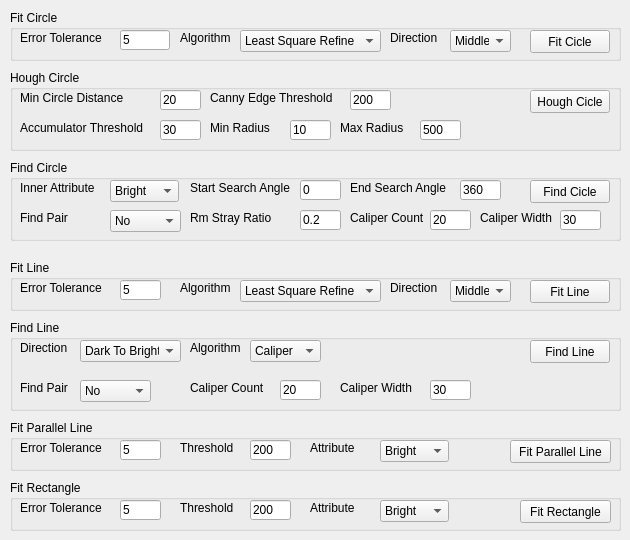
    <widget class="QWidget" name="tabFitting">
     <attribute name="title">
      <string>Fitting</string>
     </attribute>
     <widget class="QGroupBox" name="groupBoxFitCircle">
      <property name="geometry">
       <rect>
        <x>10</x>
        <y>10</y>
        <width>611</width>
        <height>51</height>
       </rect>
      </property>
      <property name="title">
       <string>Fit Circle</string>
      </property>
      <widget class="QPushButton" name="fitCircleBtn">
       <property name="geometry">
        <rect>
         <x>520</x>
         <y>20</y>
         <width>80</width>
         <height>23</height>
        </rect>
       </property>
       <property name="text">
        <string>Fit Cicle</string>
       </property>
      </widget>
      <widget class="QLineEdit" name="lineEditFitCircleErrTol">
       <property name="geometry">
        <rect>
         <x>110</x>
         <y>20</y>
         <width>50</width>
         <height>20</height>
        </rect>
       </property>
       <property name="inputMethodHints">
        <set>Qt::ImhDigitsOnly</set>
       </property>
       <property name="text">
        <string>5</string>
       </property>
      </widget>
      <widget class="QLabel" name="labelFitCircleErrTol">
       <property name="geometry">
        <rect>
         <x>10</x>
         <y>20</y>
         <width>91</width>
         <height>16</height>
        </rect>
       </property>
       <property name="text">
        <string>Error Tolerance</string>
       </property>
      </widget>
      <widget class="QComboBox" name="comboBoxFitCircleAlgorithm">
       <property name="geometry">
        <rect>
         <x>230</x>
         <y>20</y>
         <width>141</width>
         <height>22</height>
        </rect>
       </property>
       <property name="currentIndex">
        <number>1</number>
       </property>
       <item>
        <property name="text">
         <string>Least Square</string>
        </property>
       </item>
       <item>
        <property name="text">
         <string>Least Square Refine</string>
        </property>
       </item>
       <item>
        <property name="text">
         <string>Ransac</string>
        </property>
       </item>
      </widget>
      <widget class="QLabel" name="labelFitCircleAlgorithm">
       <property name="geometry">
        <rect>
         <x>170</x>
         <y>20</y>
         <width>61</width>
         <height>16</height>
        </rect>
       </property>
       <property name="text">
        <string>Algorithm</string>
       </property>
      </widget>
      <widget class="QLabel" name="labelFitCircleDirection">
       <property name="geometry">
        <rect>
         <x>380</x>
         <y>20</y>
         <width>51</width>
         <height>16</height>
        </rect>
       </property>
       <property name="text">
        <string>Direction</string>
       </property>
      </widget>
      <widget class="QComboBox" name="comboBoxFitCircleDirection">
       <property name="geometry">
        <rect>
         <x>440</x>
         <y>20</y>
         <width>61</width>
         <height>22</height>
        </rect>
       </property>
       <property name="currentIndex">
        <number>0</number>
       </property>
       <item>
        <property name="text">
         <string>Middle</string>
        </property>
       </item>
       <item>
        <property name="text">
         <string>Inner</string>
        </property>
       </item>
       <item>
        <property name="text">
         <string>Outer</string>
        </property>
       </item>
      </widget>
     </widget>
     <widget class="QGroupBox" name="groupBoxFitLine">
      <property name="geometry">
       <rect>
        <x>10</x>
        <y>260</y>
        <width>611</width>
        <height>51</height>
       </rect>
      </property>
      <property name="title">
       <string>Fit Line</string>
      </property>
      <widget class="QLabel" name="labelFitLineErrTol">
       <property name="geometry">
        <rect>
         <x>10</x>
         <y>20</y>
         <width>101</width>
         <height>16</height>
        </rect>
       </property>
       <property name="text">
        <string>Error Tolerance</string>
       </property>
      </widget>
      <widget class="QLineEdit" name="lineEditFitLineErrTol">
       <property name="geometry">
        <rect>
         <x>110</x>
         <y>20</y>
         <width>41</width>
         <height>20</height>
        </rect>
       </property>
       <property name="inputMethodHints">
        <set>Qt::ImhDigitsOnly</set>
       </property>
       <property name="text">
        <string>5</string>
       </property>
      </widget>
      <widget class="QPushButton" name="fitLineBtn">
       <property name="geometry">
        <rect>
         <x>520</x>
         <y>20</y>
         <width>80</width>
         <height>23</height>
        </rect>
       </property>
       <property name="text">
        <string>Fit Line</string>
       </property>
      </widget>
      <widget class="QComboBox" name="comboBoxFitLineAlgorithm">
       <property name="geometry">
        <rect>
         <x>230</x>
         <y>20</y>
         <width>141</width>
         <height>22</height>
        </rect>
       </property>
       <property name="currentIndex">
        <number>1</number>
       </property>
       <item>
        <property name="text">
         <string>Least Square</string>
        </property>
       </item>
       <item>
        <property name="text">
         <string>Least Square Refine</string>
        </property>
       </item>
       <item>
        <property name="text">
         <string>Ransac</string>
        </property>
       </item>
      </widget>
      <widget class="QLabel" name="labelFitLineAlgorithm">
       <property name="geometry">
        <rect>
         <x>170</x>
         <y>20</y>
         <width>61</width>
         <height>16</height>
        </rect>
       </property>
       <property name="text">
        <string>Algorithm</string>
       </property>
      </widget>
      <widget class="QComboBox" name="comboBoxFitLineDirection">
       <property name="geometry">
        <rect>
         <x>440</x>
         <y>20</y>
         <width>61</width>
         <height>22</height>
        </rect>
       </property>
       <property name="currentIndex">
        <number>0</number>
       </property>
       <item>
        <property name="text">
         <string>Middle</string>
        </property>
       </item>
       <item>
        <property name="text">
         <string>Inner</string>
        </property>
       </item>
       <item>
        <property name="text">
         <string>Outter</string>
        </property>
       </item>
      </widget>
      <widget class="QLabel" name="labelFitLineDirection">
       <property name="geometry">
        <rect>
         <x>380</x>
         <y>20</y>
         <width>51</width>
         <height>16</height>
        </rect>
       </property>
       <property name="text">
        <string>Direction</string>
       </property>
      </widget>
     </widget>
     <widget class="QGroupBox" name="groupBoxFitParallelLine">
      <property name="geometry">
       <rect>
        <x>10</x>
        <y>420</y>
        <width>611</width>
        <height>51</height>
       </rect>
      </property>
      <property name="title">
       <string>Fit Parallel Line</string>
      </property>
      <widget class="QLabel" name="labelFitParallelLineErrTol">
       <property name="geometry">
        <rect>
         <x>10</x>
         <y>20</y>
         <width>91</width>
         <height>16</height>
        </rect>
       </property>
       <property name="text">
        <string>Error Tolerance</string>
       </property>
      </widget>
      <widget class="QLineEdit" name="lineEditFitParallelLineErrTol">
       <property name="geometry">
        <rect>
         <x>110</x>
         <y>20</y>
         <width>41</width>
         <height>20</height>
        </rect>
       </property>
       <property name="inputMethodHints">
        <set>Qt::ImhDigitsOnly</set>
       </property>
       <property name="text">
        <string>5</string>
       </property>
      </widget>
      <widget class="QLineEdit" name="lineEditFitParallelLineThreshold">
       <property name="geometry">
        <rect>
         <x>240</x>
         <y>20</y>
         <width>41</width>
         <height>20</height>
        </rect>
       </property>
       <property name="inputMethodHints">
        <set>Qt::ImhDigitsOnly</set>
       </property>
       <property name="text">
        <string>200</string>
       </property>
      </widget>
      <widget class="QLabel" name="labelFitParallelLineThreshold">
       <property name="geometry">
        <rect>
         <x>170</x>
         <y>20</y>
         <width>61</width>
         <height>16</height>
        </rect>
       </property>
       <property name="text">
        <string>Threshold</string>
       </property>
      </widget>
      <widget class="QPushButton" name="fitParallelLineBtn">
       <property name="geometry">
        <rect>
         <x>500</x>
         <y>20</y>
         <width>101</width>
         <height>23</height>
        </rect>
       </property>
       <property name="text">
        <string>Fit Parallel Line</string>
       </property>
      </widget>
      <widget class="QLabel" name="labelParallelLineAttribute">
       <property name="geometry">
        <rect>
         <x>300</x>
         <y>20</y>
         <width>61</width>
         <height>16</height>
        </rect>
       </property>
       <property name="text">
        <string>Attribute</string>
       </property>
      </widget>
      <widget class="QComboBox" name="comboBoxParallelLineAttribute">
       <property name="geometry">
        <rect>
         <x>370</x>
         <y>20</y>
         <width>69</width>
         <height>22</height>
        </rect>
       </property>
       <item>
        <property name="text">
         <string>Bright</string>
        </property>
       </item>
       <item>
        <property name="text">
         <string>Dark</string>
        </property>
       </item>
      </widget>
     </widget>
     <widget class="QGroupBox" name="groupBoxFitRect">
      <property name="geometry">
       <rect>
        <x>10</x>
        <y>480</y>
        <width>611</width>
        <height>51</height>
       </rect>
      </property>
      <property name="title">
       <string>Fit Rectangle</string>
      </property>
      <widget class="QLabel" name="labelFitErrTol">
       <property name="geometry">
        <rect>
         <x>10</x>
         <y>20</y>
         <width>91</width>
         <height>16</height>
        </rect>
       </property>
       <property name="text">
        <string>Error Tolerance</string>
       </property>
      </widget>
      <widget class="QLineEdit" name="lineEditFitRectErrTol">
       <property name="geometry">
        <rect>
         <x>110</x>
         <y>20</y>
         <width>41</width>
         <height>20</height>
        </rect>
       </property>
       <property name="inputMethodHints">
        <set>Qt::ImhDigitsOnly</set>
       </property>
       <property name="text">
        <string>5</string>
       </property>
      </widget>
      <widget class="QLineEdit" name="lineEditFitRectThreshold">
       <property name="geometry">
        <rect>
         <x>240</x>
         <y>20</y>
         <width>41</width>
         <height>20</height>
        </rect>
       </property>
       <property name="inputMethodHints">
        <set>Qt::ImhDigitsOnly</set>
       </property>
       <property name="text">
        <string>200</string>
       </property>
      </widget>
      <widget class="QLabel" name="labelFitRectThreshold">
       <property name="geometry">
        <rect>
         <x>170</x>
         <y>20</y>
         <width>61</width>
         <height>16</height>
        </rect>
       </property>
       <property name="text">
        <string>Threshold</string>
       </property>
      </widget>
      <widget class="QPushButton" name="fitRectBtn">
       <property name="geometry">
        <rect>
         <x>510</x>
         <y>20</y>
         <width>91</width>
         <height>23</height>
        </rect>
       </property>
       <property name="text">
        <string>Fit Rectangle</string>
       </property>
      </widget>
      <widget class="QComboBox" name="comboBoxRectAttribute">
       <property name="geometry">
        <rect>
         <x>370</x>
         <y>20</y>
         <width>69</width>
         <height>22</height>
        </rect>
       </property>
       <item>
        <property name="text">
         <string>Bright</string>
        </property>
       </item>
       <item>
        <property name="text">
         <string>Dark</string>
        </property>
       </item>
      </widget>
      <widget class="QLabel" name="labelRectAttribute">
       <property name="geometry">
        <rect>
         <x>300</x>
         <y>20</y>
         <width>61</width>
         <height>16</height>
        </rect>
       </property>
       <property name="text">
        <string>Attribute</string>
       </property>
      </widget>
     </widget>
     <widget class="QGroupBox" name="groupBoxFindLine">
      <property name="geometry">
       <rect>
        <x>10</x>
        <y>320</y>
        <width>611</width>
        <height>91</height>
       </rect>
      </property>
      <property name="title">
       <string>Find Line</string>
      </property>
      <widget class="QPushButton" name="btnFindLine">
       <property name="geometry">
        <rect>
         <x>520</x>
         <y>20</y>
         <width>80</width>
         <height>23</height>
        </rect>
       </property>
       <property name="text">
        <string>Find Line</string>
       </property>
      </widget>
      <widget class="QComboBox" name="comboBoxFindLineDirection">
       <property name="geometry">
        <rect>
         <x>70</x>
         <y>20</y>
         <width>101</width>
         <height>22</height>
        </rect>
       </property>
       <property name="currentIndex">
        <number>0</number>
       </property>
       <item>
        <property name="text">
         <string>Dark To Bright</string>
        </property>
       </item>
       <item>
        <property name="text">
         <string>Bright To Dark</string>
        </property>
       </item>
      </widget>
      <widget class="QLabel" name="labelFindLineDirection">
       <property name="geometry">
        <rect>
         <x>10</x>
         <y>20</y>
         <width>51</width>
         <height>16</height>
        </rect>
       </property>
       <property name="text">
        <string>Direction</string>
       </property>
      </widget>
      <widget class="QLabel" name="labelFindLineAlgorithm">
       <property name="geometry">
        <rect>
         <x>180</x>
         <y>20</y>
         <width>61</width>
         <height>16</height>
        </rect>
       </property>
       <property name="text">
        <string>Algorithm</string>
       </property>
      </widget>
      <widget class="QComboBox" name="comboBoxFindLineAlgorithm">
       <property name="geometry">
        <rect>
         <x>240</x>
         <y>20</y>
         <width>71</width>
         <height>22</height>
        </rect>
       </property>
       <property name="currentIndex">
        <number>1</number>
       </property>
       <item>
        <property name="text">
         <string>Projection</string>
        </property>
       </item>
       <item>
        <property name="text">
         <string>Caliper</string>
        </property>
       </item>
      </widget>
      <widget class="QLineEdit" name="lineEditFindLineCaliperWidth">
       <property name="geometry">
        <rect>
         <x>420</x>
         <y>60</y>
         <width>41</width>
         <height>20</height>
        </rect>
       </property>
       <property name="inputMethodHints">
        <set>Qt::ImhDigitsOnly</set>
       </property>
       <property name="text">
        <string>30</string>
       </property>
      </widget>
      <widget class="QLineEdit" name="lineEditFindLineCaliperCount">
       <property name="geometry">
        <rect>
         <x>270</x>
         <y>60</y>
         <width>41</width>
         <height>20</height>
        </rect>
       </property>
       <property name="inputMethodHints">
        <set>Qt::ImhDigitsOnly</set>
       </property>
       <property name="text">
        <string>20</string>
       </property>
      </widget>
      <widget class="QLabel" name="labelFindLineCaliperCount">
       <property name="geometry">
        <rect>
         <x>180</x>
         <y>60</y>
         <width>91</width>
         <height>16</height>
        </rect>
       </property>
       <property name="text">
        <string>Caliper Count</string>
       </property>
      </widget>
      <widget class="QLabel" name="labelFindLineCaliperWidth">
       <property name="geometry">
        <rect>
         <x>330</x>
         <y>60</y>
         <width>91</width>
         <height>16</height>
        </rect>
       </property>
       <property name="text">
        <string>Caliper Width</string>
       </property>
      </widget>
      <widget class="QComboBox" name="comboBoxFindLineFindPair">
       <property name="geometry">
        <rect>
         <x>70</x>
         <y>60</y>
         <width>71</width>
         <height>22</height>
        </rect>
       </property>
       <property name="currentIndex">
        <number>0</number>
       </property>
       <item>
        <property name="text">
         <string>No</string>
        </property>
       </item>
       <item>
        <property name="text">
         <string>Yes</string>
        </property>
       </item>
      </widget>
      <widget class="QLabel" name="labeFindLineFindPair">
       <property name="geometry">
        <rect>
         <x>10</x>
         <y>60</y>
         <width>51</width>
         <height>16</height>
        </rect>
       </property>
       <property name="text">
        <string>Find Pair</string>
       </property>
      </widget>
     </widget>
     <widget class="QGroupBox" name="groupBoxHoughCircle">
      <property name="geometry">
       <rect>
        <x>10</x>
        <y>70</y>
        <width>611</width>
        <height>81</height>
       </rect>
      </property>
      <property name="title">
       <string>Hough Circle</string>
      </property>
      <widget class="QPushButton" name="houghCircleBtn">
       <property name="geometry">
        <rect>
         <x>520</x>
         <y>20</y>
         <width>80</width>
         <height>23</height>
        </rect>
       </property>
       <property name="text">
        <string>Hough Cicle</string>
       </property>
      </widget>
      <widget class="QLineEdit" name="lineEditHoughCircleMinDist">
       <property name="geometry">
        <rect>
         <x>150</x>
         <y>20</y>
         <width>41</width>
         <height>20</height>
        </rect>
       </property>
       <property name="inputMethodHints">
        <set>Qt::ImhDigitsOnly</set>
       </property>
       <property name="text">
        <string>20</string>
       </property>
      </widget>
      <widget class="QLabel" name="labelHoughCircleMinDist">
       <property name="geometry">
        <rect>
         <x>10</x>
         <y>20</y>
         <width>111</width>
         <height>16</height>
        </rect>
       </property>
       <property name="text">
        <string>Min Circle Distance</string>
       </property>
      </widget>
      <widget class="QLabel" name="labelHoughCircleCannyThreshold">
       <property name="geometry">
        <rect>
         <x>200</x>
         <y>20</y>
         <width>141</width>
         <height>16</height>
        </rect>
       </property>
       <property name="text">
        <string>Canny Edge Threshold</string>
       </property>
      </widget>
      <widget class="QLineEdit" name="lineEditHoughCircleCannyThreshold">
       <property name="geometry">
        <rect>
         <x>340</x>
         <y>20</y>
         <width>41</width>
         <height>20</height>
        </rect>
       </property>
       <property name="inputMethodHints">
        <set>Qt::ImhDigitsOnly</set>
       </property>
       <property name="text">
        <string>200</string>
       </property>
      </widget>
      <widget class="QLineEdit" name="lineEditHoughCircleAccumlatorThreshold">
       <property name="geometry">
        <rect>
         <x>150</x>
         <y>50</y>
         <width>41</width>
         <height>20</height>
        </rect>
       </property>
       <property name="inputMethodHints">
        <set>Qt::ImhDigitsOnly</set>
       </property>
       <property name="text">
        <string>30</string>
       </property>
      </widget>
      <widget class="QLabel" name="labelHoughCircleAccumlatorThreshold">
       <property name="geometry">
        <rect>
         <x>10</x>
         <y>50</y>
         <width>141</width>
         <height>16</height>
        </rect>
       </property>
       <property name="text">
        <string>Accumulator Threshold</string>
       </property>
      </widget>
      <widget class="QLineEdit" name="lineEditHoughCircleMinRadius">
       <property name="geometry">
        <rect>
         <x>280</x>
         <y>50</y>
         <width>41</width>
         <height>20</height>
        </rect>
       </property>
       <property name="inputMethodHints">
        <set>Qt::ImhDigitsOnly</set>
       </property>
       <property name="text">
        <string>10</string>
       </property>
      </widget>
      <widget class="QLabel" name="labelHoughCircleMinRadius">
       <property name="geometry">
        <rect>
         <x>200</x>
         <y>50</y>
         <width>71</width>
         <height>16</height>
        </rect>
       </property>
       <property name="text">
        <string>Min Radius</string>
       </property>
      </widget>
      <widget class="QLabel" name="labelHoughCircleMaxRadius">
       <property name="geometry">
        <rect>
         <x>330</x>
         <y>50</y>
         <width>71</width>
         <height>16</height>
        </rect>
       </property>
       <property name="text">
        <string>Max Radius</string>
       </property>
      </widget>
      <widget class="QLineEdit" name="lineEditHoughCircleMaxRadius">
       <property name="geometry">
        <rect>
         <x>410</x>
         <y>50</y>
         <width>41</width>
         <height>20</height>
        </rect>
       </property>
       <property name="inputMethodHints">
        <set>Qt::ImhDigitsOnly</set>
       </property>
       <property name="text">
        <string>500</string>
       </property>
      </widget>
     </widget>
     <widget class="QGroupBox" name="groupBoxDetectCircle">
      <property name="geometry">
       <rect>
        <x>10</x>
        <y>160</y>
        <width>611</width>
        <height>81</height>
       </rect>
      </property>
      <property name="title">
       <string>Find Circle</string>
      </property>
      <widget class="QPushButton" name="findCircleBtn">
       <property name="geometry">
        <rect>
         <x>520</x>
         <y>20</y>
         <width>80</width>
         <height>23</height>
        </rect>
       </property>
       <property name="text">
        <string>Find Cicle</string>
       </property>
      </widget>
      <widget class="QLineEdit" name="lineEditDetectCircleStartSrchAngle">
       <property name="geometry">
        <rect>
         <x>290</x>
         <y>20</y>
         <width>41</width>
         <height>20</height>
        </rect>
       </property>
       <property name="inputMethodHints">
        <set>Qt::ImhDigitsOnly</set>
       </property>
       <property name="text">
        <string>0</string>
       </property>
      </widget>
      <widget class="QLabel" name="labelDetectCircleMinRadius_3">
       <property name="geometry">
        <rect>
         <x>180</x>
         <y>20</y>
         <width>111</width>
         <height>16</height>
        </rect>
       </property>
       <property name="text">
        <string>Start Search Angle</string>
       </property>
      </widget>
      <widget class="QLabel" name="labelDetectCircleEndSrchAngle">
       <property name="geometry">
        <rect>
         <x>340</x>
         <y>20</y>
         <width>111</width>
         <height>16</height>
        </rect>
       </property>
       <property name="text">
        <string>End Search Angle</string>
       </property>
      </widget>
      <widget class="QLineEdit" name="lineEditDetectCircleEndSrchAngle">
       <property name="geometry">
        <rect>
         <x>450</x>
         <y>20</y>
         <width>41</width>
         <height>20</height>
        </rect>
       </property>
       <property name="inputMethodHints">
        <set>Qt::ImhDigitsOnly</set>
       </property>
       <property name="text">
        <string>360</string>
       </property>
      </widget>
      <widget class="QComboBox" name="comboBoxDetectCircleFindPair">
       <property name="geometry">
        <rect>
         <x>100</x>
         <y>50</y>
         <width>71</width>
         <height>22</height>
        </rect>
       </property>
       <property name="currentIndex">
        <number>0</number>
       </property>
       <item>
        <property name="text">
         <string>No</string>
        </property>
       </item>
       <item>
        <property name="text">
         <string>Yes</string>
        </property>
       </item>
      </widget>
      <widget class="QLabel" name="labeDetectCircleFindPair">
       <property name="geometry">
        <rect>
         <x>10</x>
         <y>50</y>
         <width>71</width>
         <height>16</height>
        </rect>
       </property>
       <property name="text">
        <string>Find Pair</string>
       </property>
      </widget>
      <widget class="QLineEdit" name="lineEditDetectCircleRmStrayRatio">
       <property name="geometry">
        <rect>
         <x>290</x>
         <y>50</y>
         <width>41</width>
         <height>20</height>
        </rect>
       </property>
       <property name="inputMethodHints">
        <set>Qt::ImhDigitsOnly</set>
       </property>
       <property name="text">
        <string>0.2</string>
       </property>
      </widget>
      <widget class="QLabel" name="labelDetectCircleErrTol">
       <property name="geometry">
        <rect>
         <x>180</x>
         <y>50</y>
         <width>91</width>
         <height>16</height>
        </rect>
       </property>
       <property name="text">
        <string>Rm Stray Ratio</string>
       </property>
      </widget>
      <widget class="QComboBox" name="comboBoxDetectCircleAttribute">
       <property name="geometry">
        <rect>
         <x>100</x>
         <y>20</y>
         <width>69</width>
         <height>22</height>
        </rect>
       </property>
       <item>
        <property name="text">
         <string>Bright</string>
        </property>
       </item>
       <item>
        <property name="text">
         <string>Dark</string>
        </property>
       </item>
      </widget>
      <widget class="QLabel" name="labelDetectCircleAttribute">
       <property name="geometry">
        <rect>
         <x>10</x>
         <y>20</y>
         <width>91</width>
         <height>16</height>
        </rect>
       </property>
       <property name="text">
        <string>Inner Attribute</string>
       </property>
      </widget>
      <widget class="QLineEdit" name="lineEditDetectCircleCaliperCount">
       <property name="geometry">
        <rect>
         <x>420</x>
         <y>50</y>
         <width>41</width>
         <height>20</height>
        </rect>
       </property>
       <property name="inputMethodHints">
        <set>Qt::ImhDigitsOnly</set>
       </property>
       <property name="text">
        <string>20</string>
       </property>
      </widget>
      <widget class="QLabel" name="labelDetectCircleCaliperCount">
       <property name="geometry">
        <rect>
         <x>340</x>
         <y>50</y>
         <width>81</width>
         <height>16</height>
        </rect>
       </property>
       <property name="text">
        <string>Caliper Count</string>
       </property>
      </widget>
      <widget class="QLineEdit" name="lineEditDetectCircleCaliperWidth">
       <property name="geometry">
        <rect>
         <x>550</x>
         <y>50</y>
         <width>41</width>
         <height>20</height>
        </rect>
       </property>
       <property name="inputMethodHints">
        <set>Qt::ImhDigitsOnly</set>
       </property>
       <property name="text">
        <string>30</string>
       </property>
      </widget>
      <widget class="QLabel" name="labelDetectCircleCaliperWidth">
       <property name="geometry">
        <rect>
         <x>470</x>
         <y>50</y>
         <width>81</width>
         <height>16</height>
        </rect>
       </property>
       <property name="text">
        <string>Caliper Width</string>
       </property>
      </widget>
     </widget>
    </widget>
